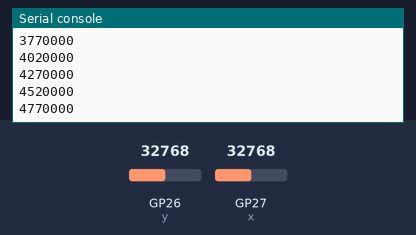
Recording of a program running on a simulated Raspberry Pi Pico running CircuitPython. Parts: the last lines printed to the serial console. Inputs (shaded band) come from the test bench; at power-on: GP26 (y) = 32768, GP27 (x) = 32768 (analog values on the 0–65535 scale). USB keyboard and mouse output is not drawn.

Above: at 1.2 s.
1.3 s: GP26 (y) set to 45874
At 2.6 s:
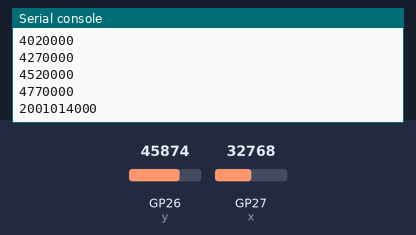
2.8 s: GP27 (x) set to 45874
At 4.2 s:
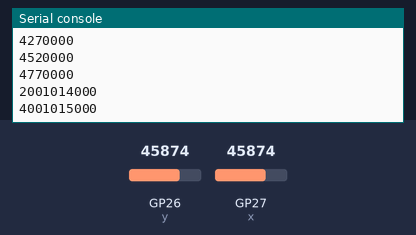
4.3 s: GP26 (y) set to 57670
5.8 s: GP27 (x) set to 57670
At 7.0 s:
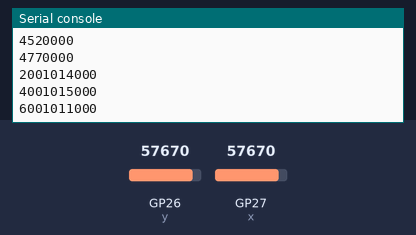
Timing chart, 0 to 8.3 s (numbered marks = the images above; inputs shaded):
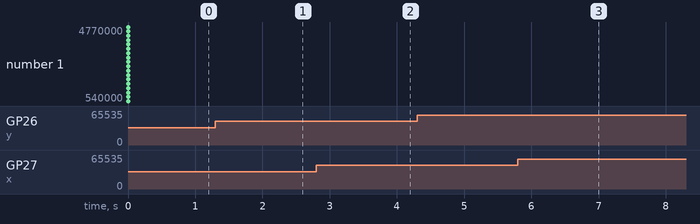

Measured:
- after the input at 1.3 s, the serial console: prints a new line after 0.70 s (image 1)
- after the input at 2.8 s, the serial console: prints a new line after 1.2 s (image 2)
- after the input at 5.8 s, the serial console: prints a new line after 0.20 s (image 3)

The program:

temp.py
```python
import board
import busio
import time
import usb_hid
from analogio import AnalogIn
from adafruit_hid.mouse import Mouse

m = Mouse(usb_hid.devices)

x = AnalogIn(board.GP27)
y = AnalogIn(board.GP26)

print(2*1000000000)
while True:
    # Read the raw 16-bit value
    x_value = int(((x.value / 65535) * 255) - 128)
    y_value = int(((y.value / 65535) * 255) - 128)

    #print(f"X: {x_value}, Y: {y_value}")
    #time.sleep(0.1)

    #m.move(x_value, y_value)

    if time.monotonic_ns() % 2_000_000_000 < 5_000_000:
        print(time.monotonic_ns())
```
